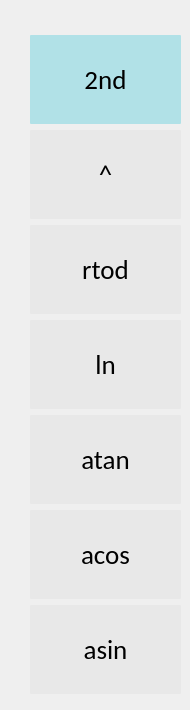
      <widget class="QWidget" name="page_2">
       <widget class="QWidget" name="layoutWidget_6">
        <property name="geometry">
         <rect>
          <x>30</x>
          <y>30</y>
          <width>151</width>
          <height>671</height>
         </rect>
        </property>
        <layout class="QGridLayout" name="gridLayout_7">
         <property name="spacing">
          <number>1</number>
         </property>
         <item row="1" column="0">
          <widget class="QPushButton" name="Science_Button_power">
           <property name="minimumSize">
            <size>
             <width>142</width>
             <height>89</height>
            </size>
           </property>
           <property name="font">
            <font>
             <family>Calibri</family>
             <pointsize>20</pointsize>
            </font>
           </property>
           <property name="styleSheet">
            <string notr="true">QPushButton { background-color: rgb(232,232,232); border-radius: 1px; color: rgb(0, 0, 0); color:black} QPushButton:hover { background-color: rgb(181, 181, 181); }</string>
           </property>
           <property name="text">
            <string>^</string>
           </property>
           <property name="flat">
            <bool>true</bool>
           </property>
          </widget>
         </item>
         <item row="3" column="0">
          <widget class="QPushButton" name="Science_Button_ln">
           <property name="minimumSize">
            <size>
             <width>142</width>
             <height>89</height>
            </size>
           </property>
           <property name="font">
            <font>
             <family>Calibri</family>
             <pointsize>20</pointsize>
            </font>
           </property>
           <property name="styleSheet">
            <string notr="true">QPushButton { background-color: rgb(232,232,232); border-radius: 1px; color: rgb(0, 0, 0); color:black} QPushButton:hover { background-color: rgb(181, 181, 181); }</string>
           </property>
           <property name="text">
            <string>ln</string>
           </property>
           <property name="flat">
            <bool>true</bool>
           </property>
          </widget>
         </item>
         <item row="6" column="0">
          <widget class="QPushButton" name="Science_Button_asin">
           <property name="minimumSize">
            <size>
             <width>142</width>
             <height>89</height>
            </size>
           </property>
           <property name="font">
            <font>
             <family>Calibri</family>
             <pointsize>20</pointsize>
            </font>
           </property>
           <property name="styleSheet">
            <string notr="true">QPushButton { background-color: rgb(232,232,232); border-radius: 1px; color: rgb(0, 0, 0); color:black} QPushButton:hover { background-color: rgb(181, 181, 181); }</string>
           </property>
           <property name="text">
            <string>asin</string>
           </property>
           <property name="flat">
            <bool>true</bool>
           </property>
          </widget>
         </item>
         <item row="4" column="0">
          <widget class="QPushButton" name="Science_Button_atan">
           <property name="minimumSize">
            <size>
             <width>142</width>
             <height>89</height>
            </size>
           </property>
           <property name="font">
            <font>
             <family>Calibri</family>
             <pointsize>20</pointsize>
            </font>
           </property>
           <property name="styleSheet">
            <string notr="true">QPushButton { background-color: rgb(232,232,232); border-radius: 1px; color: rgb(0, 0, 0); color:black} QPushButton:hover { background-color: rgb(181, 181, 181); }</string>
           </property>
           <property name="text">
            <string>atan</string>
           </property>
           <property name="flat">
            <bool>true</bool>
           </property>
          </widget>
         </item>
         <item row="2" column="0">
          <widget class="QPushButton" name="Science_Button_rtod">
           <property name="minimumSize">
            <size>
             <width>142</width>
             <height>89</height>
            </size>
           </property>
           <property name="font">
            <font>
             <family>Calibri</family>
             <pointsize>20</pointsize>
            </font>
           </property>
           <property name="styleSheet">
            <string notr="true">QPushButton { background-color: rgb(232,232,232); border-radius: 1px; color: rgb(0, 0, 0); color:black} QPushButton:hover { background-color: rgb(181, 181, 181); }</string>
           </property>
           <property name="text">
            <string>rtod</string>
           </property>
           <property name="flat">
            <bool>true</bool>
           </property>
          </widget>
         </item>
         <item row="5" column="0">
          <widget class="QPushButton" name="Science_Button_acos">
           <property name="minimumSize">
            <size>
             <width>142</width>
             <height>89</height>
            </size>
           </property>
           <property name="font">
            <font>
             <family>Calibri</family>
             <pointsize>20</pointsize>
            </font>
           </property>
           <property name="styleSheet">
            <string notr="true">QPushButton { background-color: rgb(232,232,232); border-radius: 1px; color: rgb(0, 0, 0); color:black} QPushButton:hover { background-color: rgb(181, 181, 181); }</string>
           </property>
           <property name="text">
            <string>acos</string>
           </property>
           <property name="flat">
            <bool>true</bool>
           </property>
          </widget>
         </item>
         <item row="0" column="0">
          <widget class="QPushButton" name="Science_Button_2nd2">
           <property name="minimumSize">
            <size>
             <width>142</width>
             <height>89</height>
            </size>
           </property>
           <property name="font">
            <font>
             <family>Calibri</family>
             <pointsize>20</pointsize>
            </font>
           </property>
           <property name="styleSheet">
            <string notr="true">QPushButton { background-color: rgb(177, 225, 231); border-radius: 1px; color: rgb(0, 0, 0); color:black} QPushButton:hover { background-color: rgb(124, 224, 236); }</string>
           </property>
           <property name="text">
            <string>2nd</string>
           </property>
           <property name="flat">
            <bool>true</bool>
           </property>
          </widget>
         </item>
        </layout>
       </widget>
      </widget>
